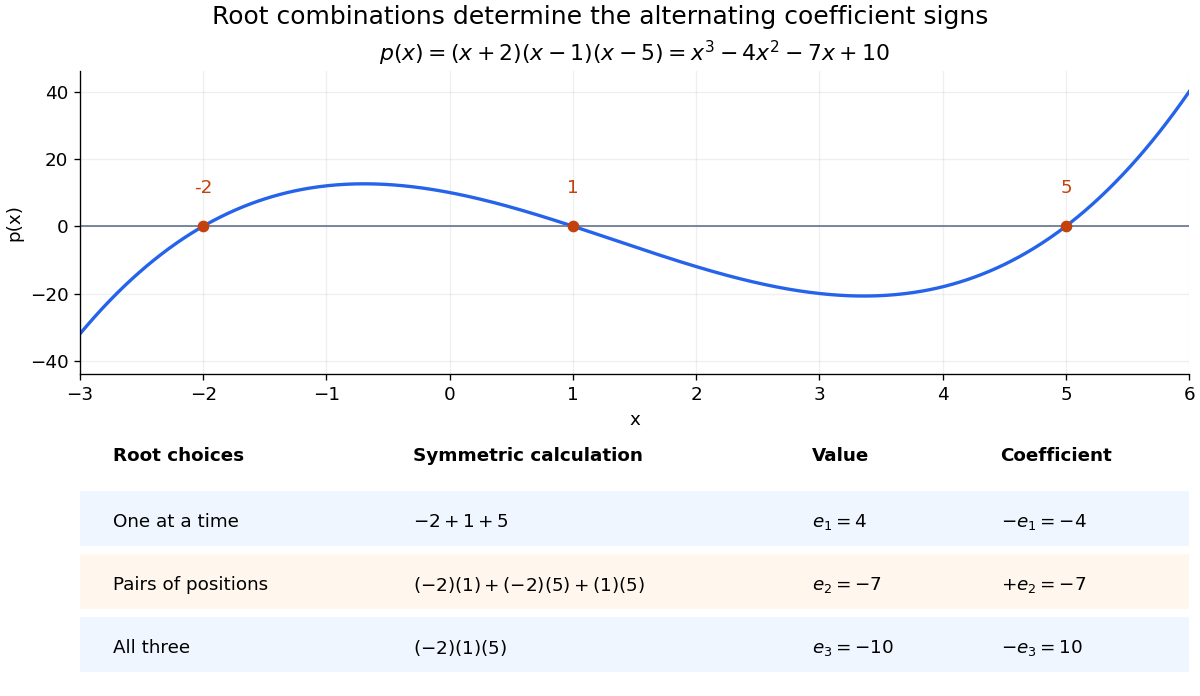

Recreate this plot in Python.
"""Original cubic roots and signed elementary-symmetric coefficient ledger."""
from pathlib import Path
import numpy as np
import matplotlib.pyplot as plt

plt.rcParams.update({"font.size": 11, "figure.facecolor": "white", "axes.facecolor": "white"})
fig = plt.figure(figsize=(10, 5.8), layout="constrained")
gs = fig.add_gridspec(2, 1, height_ratios=[1.2, 1])
ax = fig.add_subplot(gs[0])
x = np.linspace(-3, 6, 600)
ax.plot(x, (x+2)*(x-1)*(x-5), color="#2563eb", lw=2)
ax.axhline(0, color="#64748b", lw=1)
ax.scatter([-2, 1, 5], [0, 0, 0], color="#c2410c", zorder=3)
for r in [-2, 1, 5]:
    ax.annotate(str(r), (r, 0), xytext=(r, 10), ha="center", color="#c2410c")
ax.set(xlim=(-3, 6), ylim=(-44, 46), xlabel="x", ylabel="p(x)", title=r"$p(x)=(x+2)(x-1)(x-5)=x^3-4x^2-7x+10$")
ax.spines[["top", "right"]].set_visible(False)
ax.grid(alpha=0.2)
table = fig.add_subplot(gs[1])
table.set(xlim=(0, 1), ylim=(0, 1)); table.axis("off")
for xx, text in [(0.03, "Root choices"), (0.3, "Symmetric calculation"), (0.66, "Value"), (0.83, "Coefficient")]:
    table.text(xx, 0.91, text, weight="bold")
rows = [("One at a time", r"$-2+1+5$", r"$e_1=4$", r"$-e_1=-4$"),
        ("Pairs of positions", r"$(-2)(1)+(-2)(5)+(1)(5)$", r"$e_2=-7$", r"$+e_2=-7$"),
        ("All three", r"$(-2)(1)(5)$", r"$e_3=-10$", r"$-e_3=10$")]
for yy, row in zip([0.67, 0.42, 0.17], rows):
    table.axhspan(yy-0.09, yy+0.12, color="#eff6ff" if yy != 0.42 else "#fff7ed")
    for xx, text in zip([0.03, 0.3, 0.66, 0.83], row): table.text(xx, yy, text, va="center", fontsize=11)
fig.suptitle("Root combinations determine the alternating coefficient signs", fontsize=15)
fig.savefig(Path.cwd() / Path(__file__).with_suffix(".png").name, dpi=120, facecolor="white", transparent=False)
plt.close(fig)
